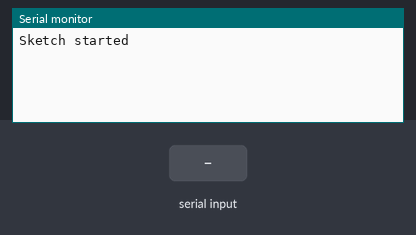
A sketch run on a simulated Arduino Leonardo, built with avr-gcc and run on an emulated ATmega32U4. Shown: the last lines printed to the serial monitor. The inputs (shaded band) are chosen by the test bench.

Above: at 1.2 s.
1.3 s: "1" received over the second serial link
At 1.7 s:
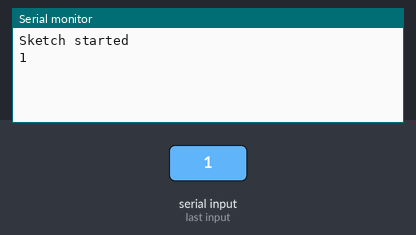
2.8 s: "0" received over the second serial link
At 4.0 s:
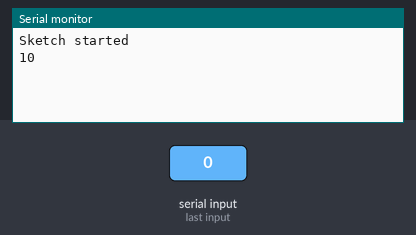

Measured:
- after the input at 1.3 s, the serial monitor: prints a new line at once (image 1)
- after the input at 2.8 s, the serial monitor: prints a new line at once (image 2)

The sketch:

LeonardoSerial1Forward.ino
```cpp
void setup() {
  Serial.begin(9600);
  Serial1.begin(9600);

  while (!Serial) {
    ; // wait for serial port to connect. Needed for Leonardo only
  }

    while (!Serial1) {
    ; // wait for serial port to connect. Needed for Leonardo only
  }


  Serial.println("Sketch started");
}

void loop() {
  if (Serial.available())
    Serial1.write(Serial.read());
  if (Serial1.available())
    Serial.write(Serial1.read());
}
```
